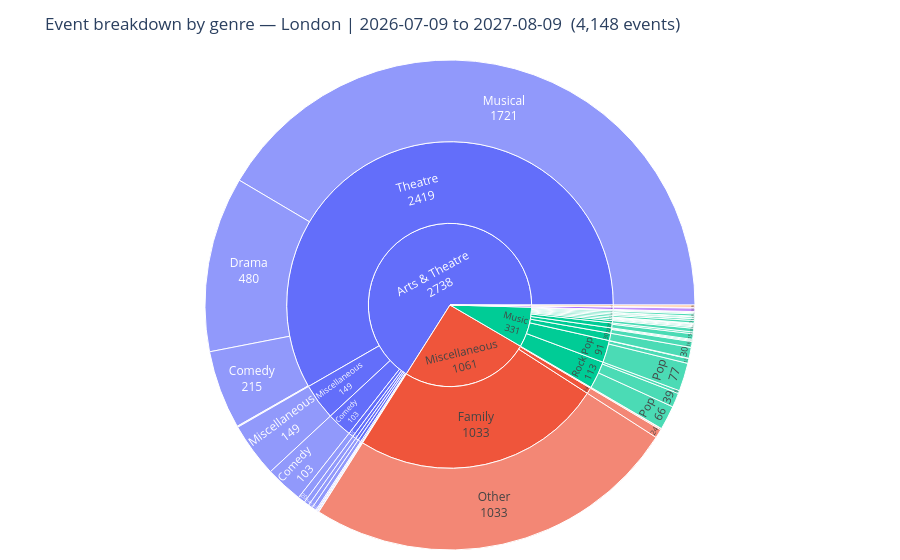

Here is the notebook cell this chart was saved with:
### Code cell
fig, filtered, no_events = plot_genre_sunburst(df,'London','2026-07-09','2027-08-09')
fig.show()

### Figure 1 — Plotly figure (JSON) as saved in the notebook; plotly's stock layout.template omitted (floating-point values rounded to 4 significant figures)
{"data": [{"branchvalues": "total", "domain": {"x": [0, 1], "y": [0, 1]}, "hovertemplate": "<b>%{label}</b><br>Events: %{value}<extra></extra>", "ids": ["Arts & Theatre/Arts & Theatre/Performance Art", "Arts & Theatre/Children's Theatre/Children's Theatre", "Arts & Theatre/Classical/Classical/Vocal", "Arts & Theatre/Classical/Symphonic", "Arts & Theatre/Comedy/Comedy", "Arts & Theatre/Dance/Dance", "Arts & Theatre/Miscellaneous/Miscellaneous", "Arts & Theatre/Miscellaneous Theatre/Miscellaneous Theatre", "Arts & Theatre/Opera/Opera", "Arts & Theatre/Theatre/Comedy", "Arts & Theatre/Theatre/Drama", "Arts & Theatre/Theatre/Miscellaneous", "Arts & Theatre/Theatre/Musical", "Arts & Theatre/Theatre/Theatre", "Arts & Theatre/Variety/Cabaret", "Film/Miscellaneous/Miscellaneous", "Miscellaneous/Community/Civic/Community/Civic", "Miscellaneous/Family/Other", "Miscellaneous/Miscellaneous/Food & Drink", "Miscellaneous/Psychics/Mediums/Hypnotists/Psychics/Mediums/Hypnotists", "Music/Alternative/Alternative", "Music/Alternative/Alternative Rock", "Music/Blues/Blues", "Music/Classical/Classical/Vocal", "Music/Country/Country", "Music/Dance/Electronic/Dance/Electronic", "Music/Folk/Folk", "Music/Folk/Indie Folk", "Music/Hip-Hop/Rap/Hip-Hop/Rap", "Music/Hip-Hop/Rap/Trap", "Music/Jazz/Jazz", "Music/Metal/Heavy Metal", "Music/Metal/Metal", "Music/Metal/Nu-Metal", "Music/Music/Chanson Francaise", "Music/Music/Latin", "Music/Music/New Age", "Music/Music/Reggae", "Music/Other/Other", "Music/Pop/Adult Contemporary", "Music/Pop/Electro Pop", "Music/Pop/Pop", "Music/R&B/R&B", "Music/R&B/Soul", "Music/Rock/Alternative Rock", "Music/Rock/Pop", "Music/Rock/Rock", "Music/World/World", "Sports/Rugby/Rugby", "Sports/Soccer/Soccer", "Arts & Theatre/Arts & Theatre", "Arts & Theatre/Children's Theatre", "Arts & Theatre/Classical", "Arts & Theatre/Comedy", "Arts & Theatre/Dance", "Arts & Theatre/Miscellaneous", "Arts & Theatre/Miscellaneous Theatre", "Arts & Theatre/Opera", "Arts & Theatre/Theatre", "Arts & Theatre/Variety", "Film/Miscellaneous", "Miscellaneous/Community/Civic", "Miscellaneous/Family", "Miscellaneous/Miscellaneous", "Miscellaneous/Psychics/Mediums/Hypnotists", "Music/Alternative", "Music/Blues", "Music/Classical", "Music/Country", "Music/Dance/Electronic", "Music/Folk", "Music/Hip-Hop/Rap", "Music/Jazz", "Music/Metal", "Music/Music", "Music/Other", "Music/Pop", "Music/R&B", "Music/Rock", "Music/World", "Sports/Rugby", "Sports/Soccer", "Arts & Theatre", "Film", "Miscellaneous", "Music", "Sports"], "labels": ["Performance Art", "Children's Theatre", "Classical/Vocal", "Symphonic", "Comedy", "Dance", "Miscellaneous", "Miscellaneous Theatre", "Opera", "Comedy", "Drama", "Miscellaneous", "Musical", "Theatre", "Cabaret", "Miscellaneous", "Community/Civic", "Other", "Food & Drink", "Psychics/Mediums/Hypnotists", "Alternative", "Alternative Rock", "Blues", "Classical/Vocal", "Country", "Dance/Electronic", "Folk", "Indie Folk", "Hip-Hop/Rap", "Trap", "Jazz", "Heavy Metal", "Metal", "Nu-Metal", "Chanson Francaise", "Latin", "New Age", "Reggae", "Other", "Adult Contemporary", "Electro Pop", "Pop", "R&B", "Soul", "Alternative Rock", "Pop", "Rock", "World", "Rugby", "Soccer", "Arts & Theatre", "Children's Theatre", "Classical", "Comedy", "Dance", "Miscellaneous", "Miscellaneous Theatre", "Opera", "Theatre", "Variety", "Miscellaneous", "Community/Civic", "Family", "Miscellaneous", "Psychics/Mediums/Hypnotists", "Alternative", "Blues", "Classical", "Country", "Dance/Electronic", "Folk", "Hip-Hop/Rap", "Jazz", "Metal", "Music", "Other", "Pop", "R&B", "Rock", "World", "Rugby", "Soccer", "Arts & Theatre", "Film", "Miscellaneous", "Music", "Sports"], "name": "", "parents": ["Arts & Theatre/Arts & Theatre", "Arts & Theatre/Children's Theatre", "Arts & Theatre/Classical", "Arts & Theatre/Classical", "Arts & Theatre/Comedy", "Arts & Theatre/Dance", "Arts & Theatre/Miscellaneous", "Arts & Theatre/Miscellaneous Theatre", "Arts & Theatre/Opera", "Arts & Theatre/Theatre", "Arts & Theatre/Theatre", "Arts & Theatre/Theatre", "Arts & Theatre/Theatre", "Arts & Theatre/Theatre", "Arts & Theatre/Variety", "Film/Miscellaneous", "Miscellaneous/Community/Civic", "Miscellaneous/Family", "Miscellaneous/Miscellaneous", "Miscellaneous/Psychics/Mediums/Hypnotists", "Music/Alternative", "Music/Alternative", "Music/Blues", "Music/Classical", "Music/Country", "Music/Dance/Electronic", "Music/Folk", "Music/Folk", "Music/Hip-Hop/Rap", "Music/Hip-Hop/Rap", "Music/Jazz", "Music/Metal", "Music/Metal", "Music/Metal", "Music/Music", "Music/Music", "Music/Music", "Music/Music", "Music/Other", "Music/Pop", "Music/Pop", "Music/Pop", "Music/R&B", "Music/R&B", "Music/Rock", "Music/Rock", "Music/Rock", "Music/World", "Sports/Rugby", "Sports/Soccer", "Arts & Theatre", "Arts & Theatre", "Arts & Theatre", "Arts & Theatre", "Arts & Theatre", "Arts & Theatre", "Arts & Theatre", "Arts & Theatre", "Arts & Theatre", "Arts & Theatre", "Film", "Miscellaneous", "Miscellaneous", "Miscellaneous", "Miscellaneous", "Music", "Music", "Music", "Music", "Music", "Music", "Music", "Music", "Music", "Music", "Music", "Music", "Music", "Music", "Music", "Sports", "Sports", "", "", "", "", ""], "text": ["", "", "", "", "Comedy", "", "Miscellaneous", "", "", "Comedy", "Drama", "", "Musical", "", "", "", "", "Other", "", "", "", "", "", "", "", "", "", "", "", "", "", "", "", "", "", "", "", "", "", "", "", "Pop", "", "", "", "Pop", "", "", "", "", "", "", "", "Comedy", "", "Miscellaneous", "", "", "Theatre", "", "", "", "Family", "", "", "", "", "", "", "", "", "", "", "", "", "", "Pop", "", "Rock", "", "", "", "Arts & Theatre", "", "Miscellaneous", "Music", ""], "texttemplate": "%{text}<br>%{value}", "type": "sunburst", "values": [1.0, 3.0, 2.0, 3.0, 103.0, 20.0, 149.0, 14.0, 12.0, 215.0, 480.0, 1.0, 1721.0, 2.0, 12.0, 6.0, 3.0, 1033.0, 1.0, 24.0, 5.0, 1.0, 3.0, 1.0, 2.0, 10.0, 2.0, 4.0, 3.0, 4.0, 30.0, 3.0, 3.0, 16.0, 1.0, 2.0, 1.0, 3.0, 6.0, 1.0, 13.0, 77.0, 15.0, 5.0, 39.0, 66.0, 8.0, 7.0, 2.0, 10.0, 1.0, 3.0, 5.0, 103.0, 20.0, 149.0, 14.0, 12.0, 2419.0, 12.0, 6.0, 3.0, 1033.0, 1.0, 24.0, 6.0, 3.0, 1.0, 2.0, 10.0, 6.0, 7.0, 30.0, 22.0, 7.0, 6.0, 91.0, 20.0, 113.0, 7.0, 2.0, 10.0, 2738.0, 6.0, 1061.0, 331.0, 12.0]}], "layout": {"legend": {"tracegroupgap": 0}, "margin": {"b": 10, "l": 10, "r": 10, "t": 60}, "title": {"text": "Event breakdown by genre — London | 2026-07-09 to 2027-08-09  (4,148 events)"}}}
